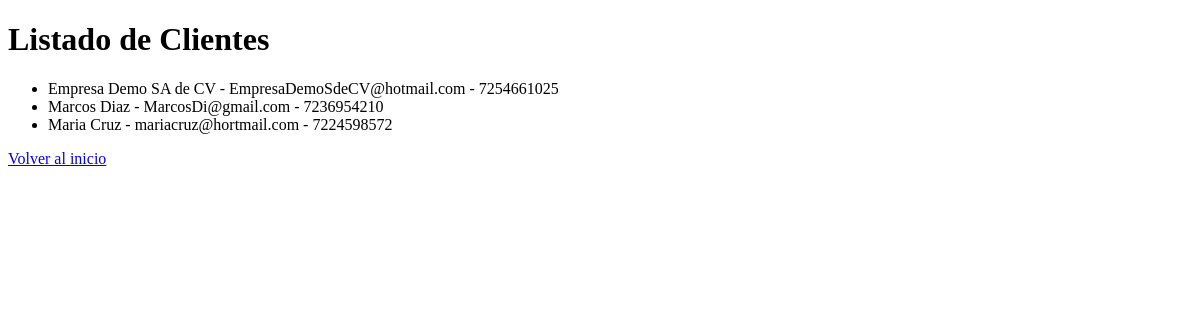
Before: /catalogos/clientes/ with the older database file.
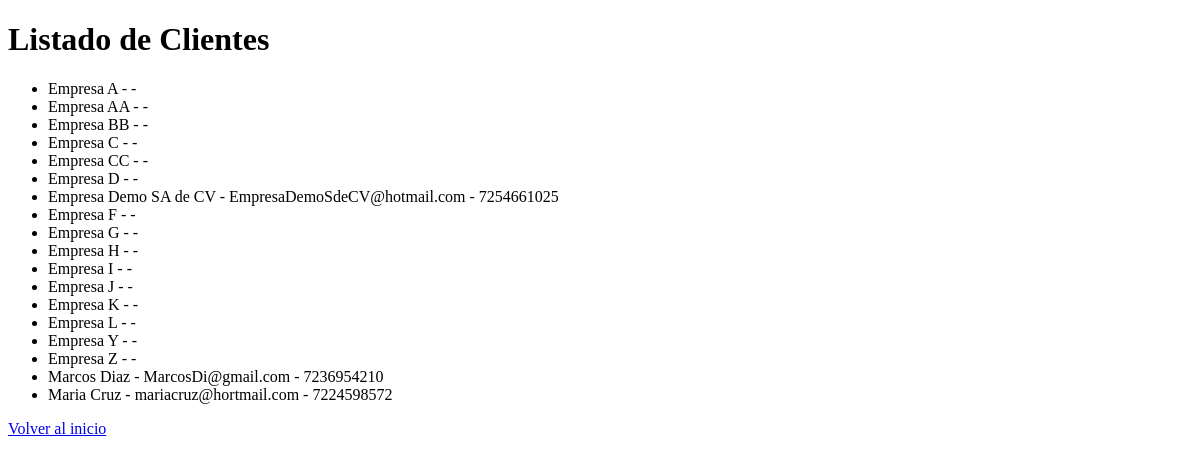
After: the same page with the newer database file.
### catalogos/models.py (models this page shows, shortened)
class Cliente(models.Model):
    nombre = models.CharField(max_length=150)
    telefono = models.CharField(max_length=20, blank=True, null=True)
    correo = models.EmailField(blank=True, null=True)
    ciudad = models.CharField(max_length=100, blank=True, null=True)
    estado = models.CharField(max_length=100, blank=True, null=True)
    pais = models.CharField(max_length=100, default="México")
    activo = models.BooleanField(default=True)
    class Meta:
        verbose_name = "Cliente"
        verbose_name_plural = "Clientes"
        ordering = ['nombre']

### catalogos/views.py (the view)
# urls.py: path('clientes/', lista_clientes, name='lista_clientes'),
def lista_clientes(request):
    clientes = Cliente.objects.all()
    return render(request, 'catalogos/lista_clientes.html', {'clientes': clientes})

### templates/catalogos/lista_clientes.html (shortened to what this page needs)
<!DOCTYPE html>
<html lang="es">
<head>
</head>
<body>
    <h1>Listado de Clientes</h1>
    <ul>
        {% for cliente in clientes %}
            <li>{{ cliente.nombre }} - {{ cliente.correo }} - {{ cliente.telefono }}</li>
        {% empty %}
            <li>No hay clientes registrados.</li>
        {% endfor %}
    </ul>
    <a href="/">Volver al inicio</a>
</body>
</html>

Changed rows visible on the page:
added Cliente: nombre "Empresa A"
added Cliente: nombre "Empresa AA"
added Cliente: nombre "Empresa BB"
added Cliente: nombre "Empresa C"
added Cliente: nombre "Empresa CC"
added Cliente: nombre "Empresa D"
added Cliente: nombre "Empresa F"
added Cliente: nombre "Empresa G"
added Cliente: nombre "Empresa H"
added Cliente: nombre "Empresa I"
added Cliente: nombre "Empresa J"
added Cliente: nombre "Empresa K"
added Cliente: nombre "Empresa L"
added Cliente: nombre "Empresa Y"
added Cliente: nombre "Empresa Z"
